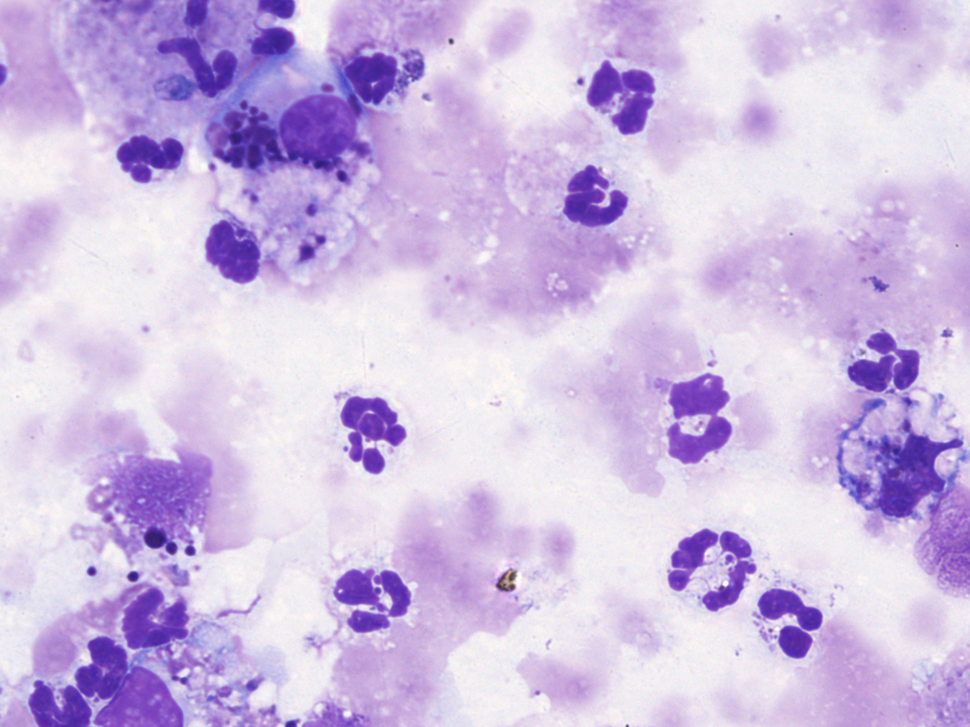
//> input picture images/bordel.tif, 970 x 727 px, shrunk from 1755 x 1315 before the run
$ ./otsu images/bordel.tif images/cassecouilles.tif   (built with g++ and OpenCV 4)
//> lines starting //> are read from the running program, lines starting //| are printed output that depends on the picture; after the words box and inside, x2 and y2 are one past the last pixel; in counts of white or black regions, pixels touching at a corner belong together
### root.hpp
#include <iostream>
#include <opencv2/opencv.hpp>

using namespace cv;
using namespace std;

### otsu.cpp
#include "root.hpp"

void process(const char * imsname, const char * imdname)
{
//> called with imsname = "images/bordel.tif", imdname = "images/cassecouilles.tif"
  Mat ims = imread(imsname, 0);
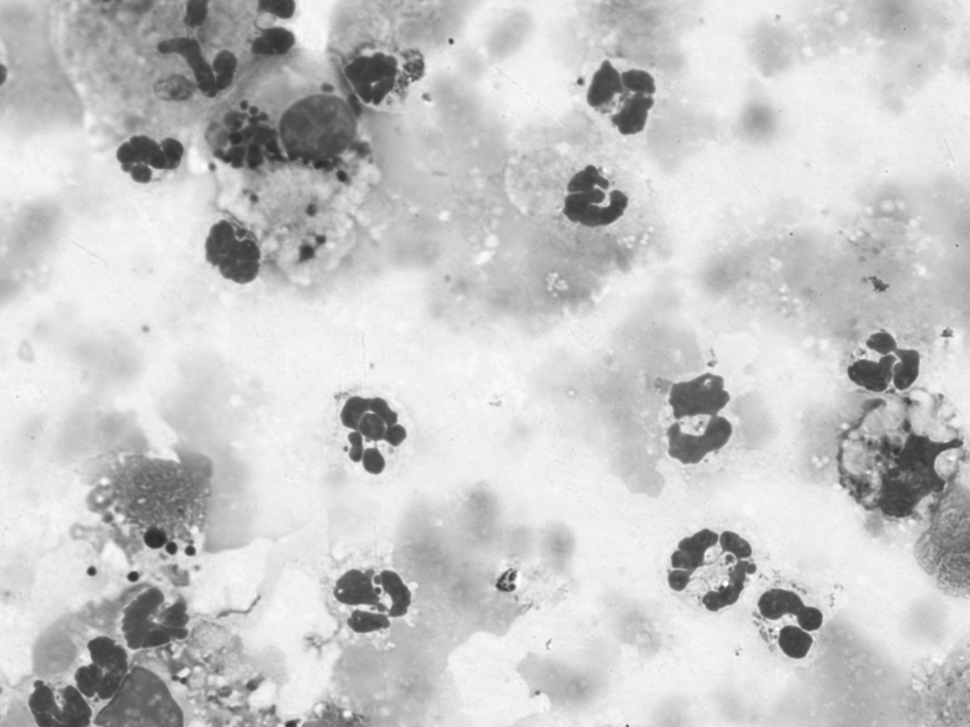
//> ims: 727 rows x 970 cols, CV_8UC1; min 40, max 255, mean 199.5
  if (!ims.data) {
    cerr << "Could not open or find the image corresponding to " << imsname << "\n" << endl;
    exit(EXIT_FAILURE);
  }

  Mat otsu_ims;
  ims.copyTo(otsu_ims);

  unsigned int thresh = threshold(ims, otsu_ims, 0, 255, THRESH_BINARY + THRESH_OTSU);
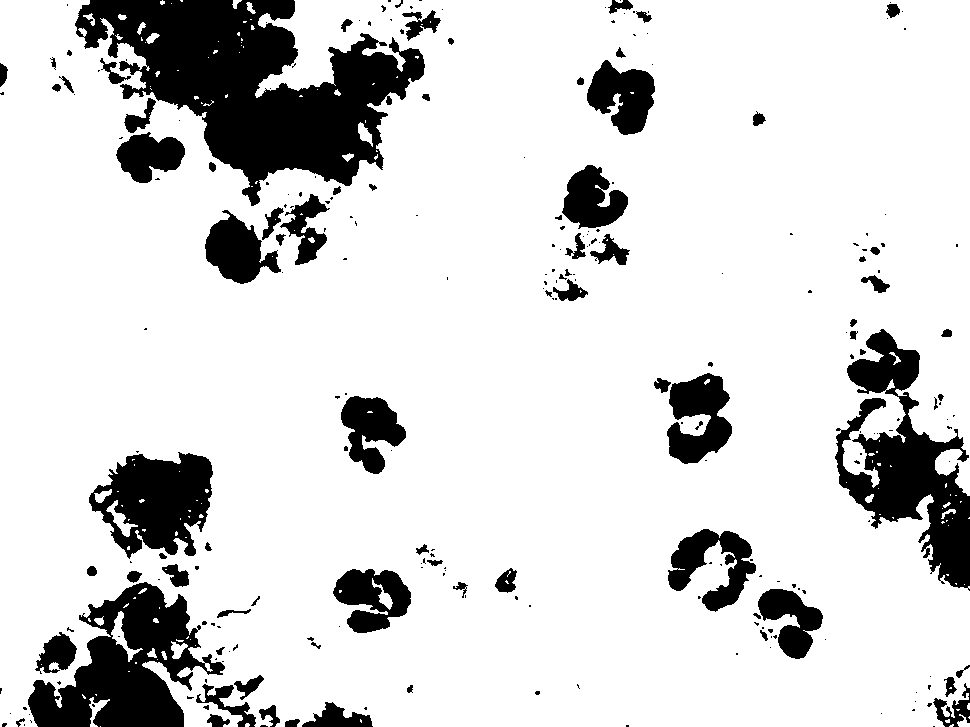
//> otsu_ims: 727 rows x 970 cols, CV_8UC1; 84.2% white; 253 black regions (171 under 20 px), largest, box (x1, y1, x2, y2) and area: (75, 0, 425, 206) 34282, (835, 329, 970, 591) 14314, (28, 582, 225, 727) 14154
//> thresh = 164
  for (int i = 0; i < ims.rows; i++) {
    for (int j = 0; j < ims.cols; j++) {
      if (ims.at<unsigned char>(i,j) <= thresh)
        otsu_ims.at<unsigned char>(i,j) = 0;
      else
        otsu_ims.at<unsigned char>(i,j) = 255;
    }
  }

  imwrite(imdname, otsu_ims);
}

void usage(const char *s)
{
  cerr << "Usage: " << s << " input_img_path output_img_name" << endl;
  exit(EXIT_FAILURE);
}

#define param 2
int main(int argc, char * argv[])
{
  if(argc != (param+1))
    usage(argv[0]);
  process(argv[1], argv[2]);
  return EXIT_SUCCESS;
}

$ run again, on images/facile.tif
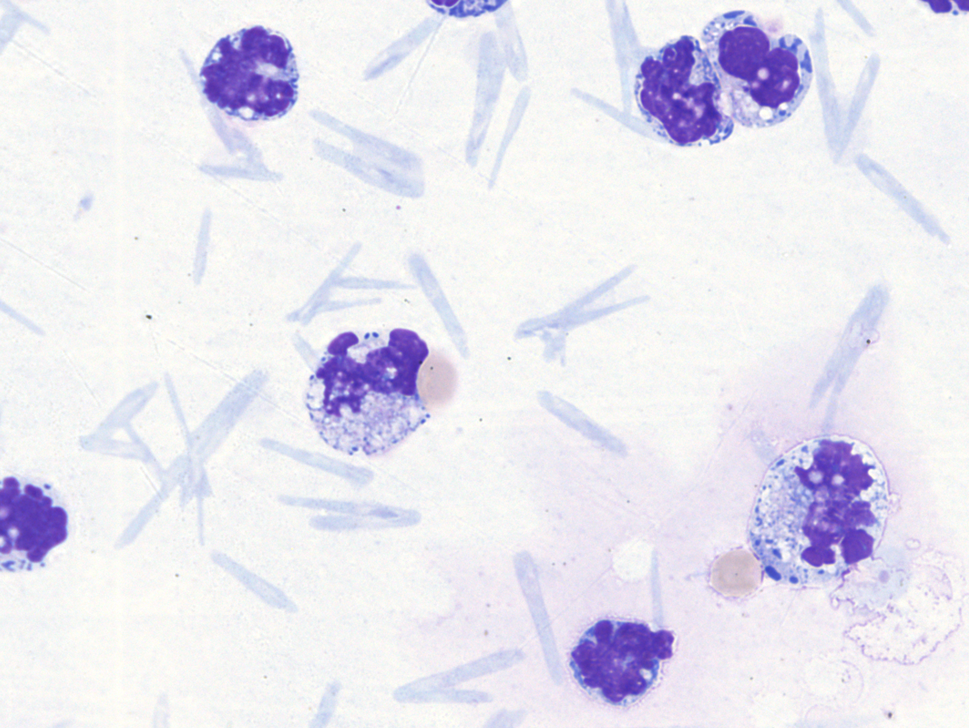
//> input picture images/facile.tif, 969 x 728 px, shrunk from 1749 x 1314 before the run
//> in process, `Mat ims = imread(imsname, 0);`:
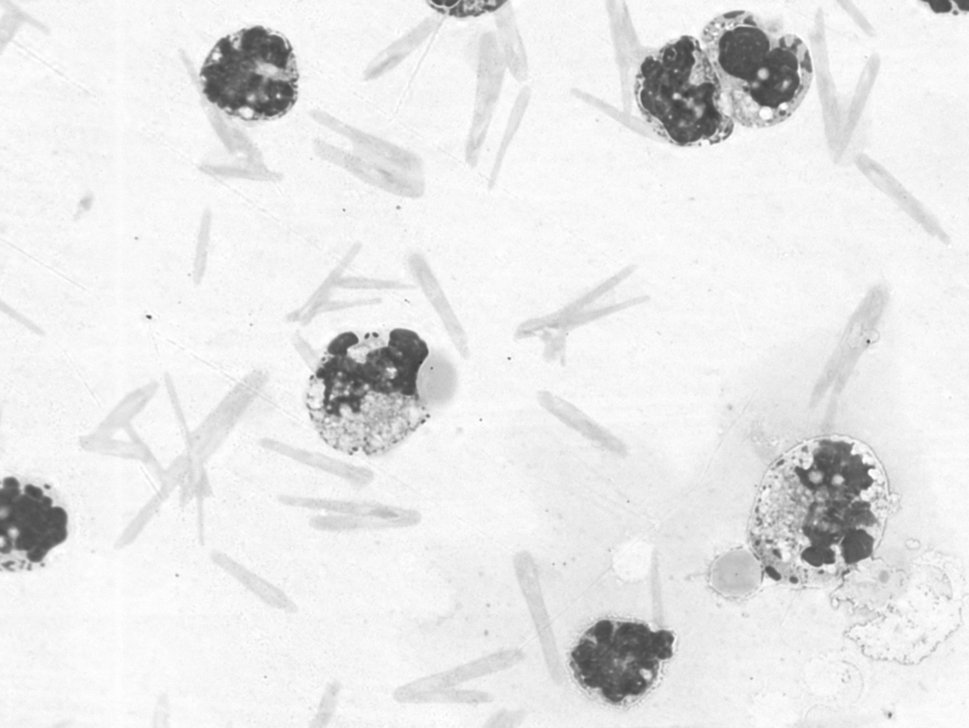
//> ims: 728 rows x 969 cols, CV_8UC1; min 54, max 255, mean 231.5
//> in process, `unsigned int thresh = threshold(ims, otsu_ims, 0, 255, THRESH_BINARY +..`:
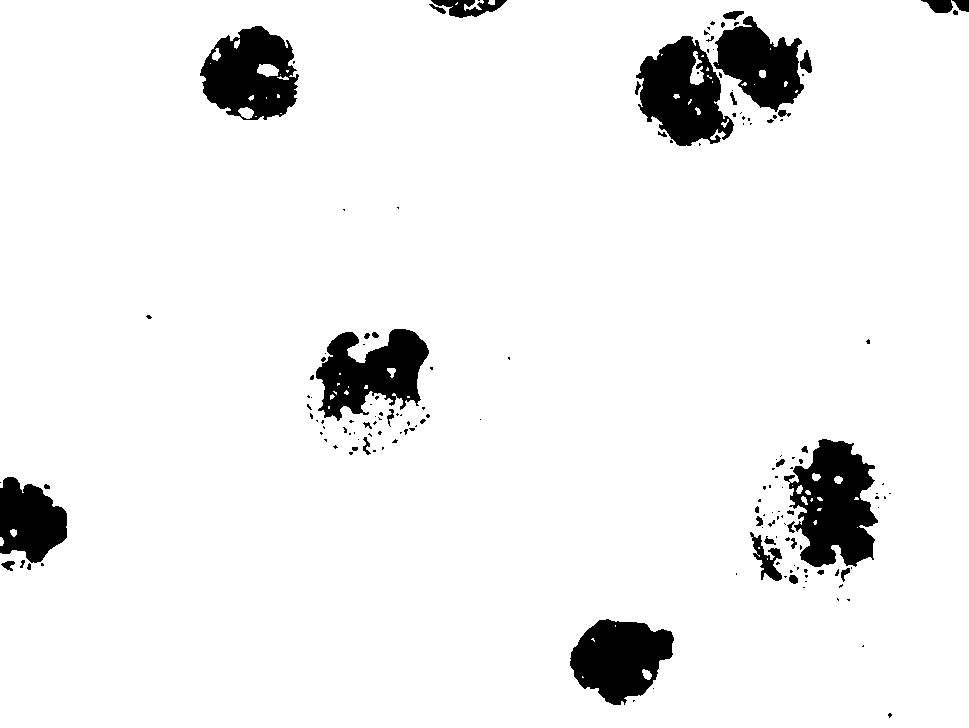
//> otsu_ims: 728 rows x 969 cols, CV_8UC1; 93.5% white; 162 black regions (121 under 20 px), largest, box (x1, y1, x2, y2) and area: (784, 439, 878, 567) 7640, (636, 36, 734, 146) 6449, (200, 26, 299, 120) 6287
//> thresh = 174

$ run again, on images/simple.tif
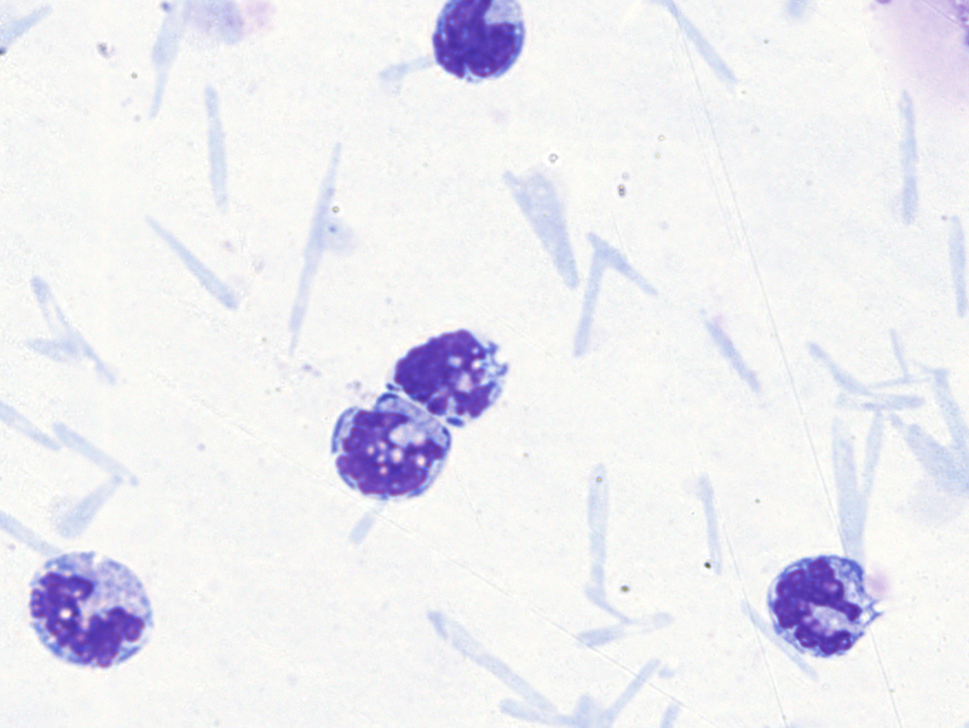
//> input picture images/simple.tif, 969 x 728 px, shrunk from 1749 x 1314 before the run
//> in process, `Mat ims = imread(imsname, 0);`:
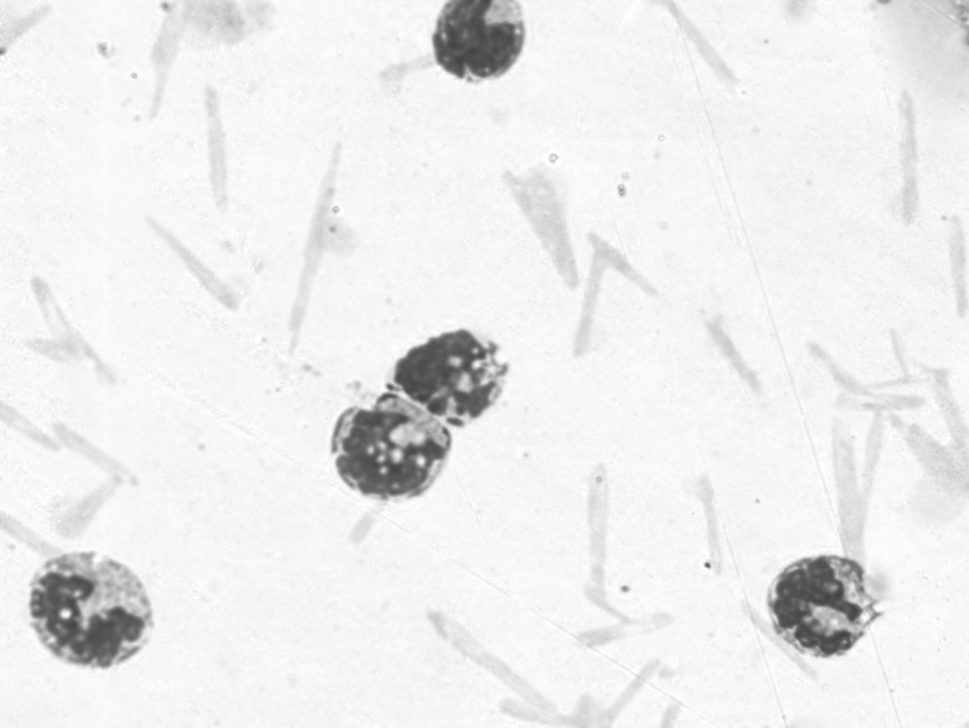
//> ims: 728 rows x 969 cols, CV_8UC1; min 63, max 255, mean 236.6
//> in process, `unsigned int thresh = threshold(ims, otsu_ims, 0, 255, THRESH_BINARY +..`:
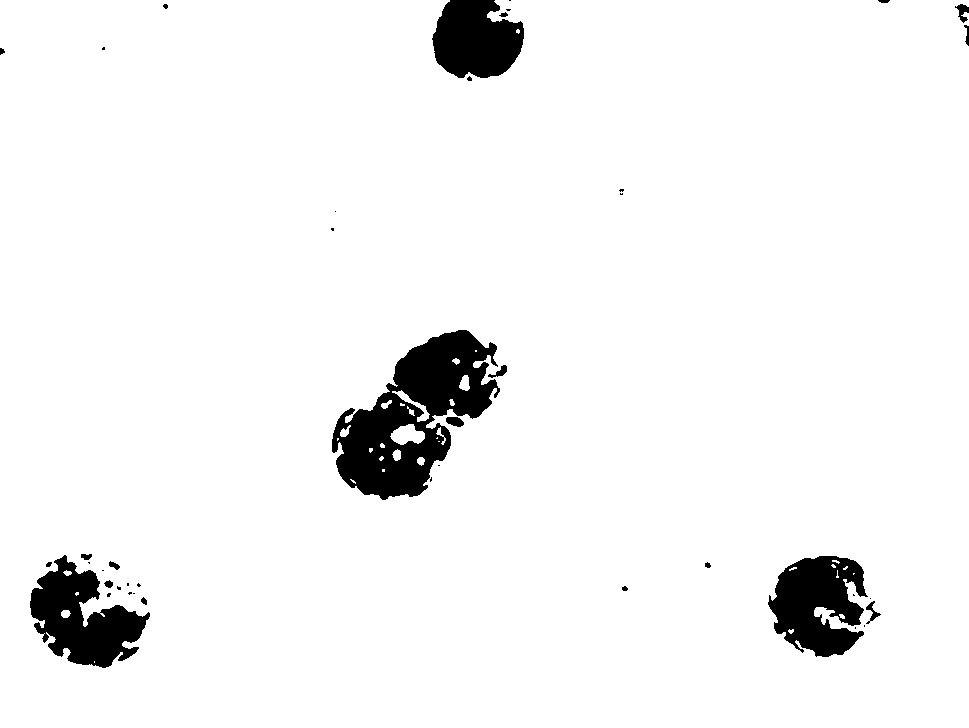
//> otsu_ims: 728 rows x 969 cols, CV_8UC1; 95.1% white; 42 black regions (23 under 20 px), largest, box (x1, y1, x2, y2) and area: (332, 330, 500, 500) 14008, (30, 555, 150, 668) 7037, (768, 556, 868, 657) 6786
//> thresh = 177
